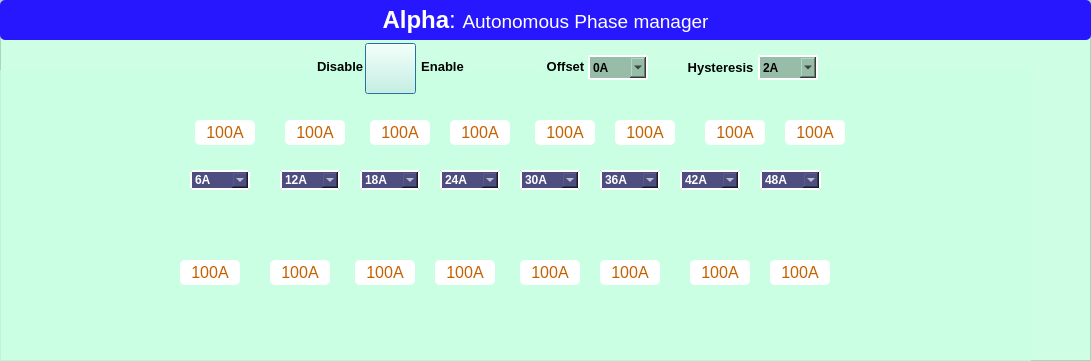
   <widget class="QFrame" name="frame_A">
    <property name="geometry">
     <rect>
      <x>0</x>
      <y>0</y>
      <width>1091</width>
      <height>361</height>
     </rect>
    </property>
    <property name="styleSheet">
     <string notr="true">background-color: rgba(201, 255, 226, 179);</string>
    </property>
    <property name="frameShape">
     <enum>QFrame::StyledPanel</enum>
    </property>
    <property name="frameShadow">
     <enum>QFrame::Raised</enum>
    </property>
    <widget class="QLabel" name="label_railA_main">
     <property name="geometry">
      <rect>
       <x>0</x>
       <y>0</y>
       <width>1091</width>
       <height>40</height>
      </rect>
     </property>
     <property name="font">
      <font>
       <family>Arial</family>
       <pointsize>18</pointsize>
      </font>
     </property>
     <property name="styleSheet">
      <string notr="true">background-color: rgb(38, 23, 255);
color: rgb(255, 255, 255);
border-radius:5px;</string>
     </property>
     <property name="text">
      <string>&lt;html&gt;&lt;head/&gt;&lt;body&gt;&lt;p&gt;&lt;span style=&quot; font-weight:600;&quot;&gt;Alpha&lt;/span&gt;: &lt;span style=&quot; font-size:14pt;&quot;&gt;Autonomous Phase manager&lt;/span&gt;&lt;/p&gt;&lt;/body&gt;&lt;/html&gt;</string>
     </property>
     <property name="alignment">
      <set>Qt::AlignCenter</set>
     </property>
    </widget>
    <widget class="QPushButton" name="pushButton_Enable_APD_railA">
     <property name="geometry">
      <rect>
       <x>365</x>
       <y>43</y>
       <width>51</width>
       <height>51</height>
      </rect>
     </property>
     <property name="mouseTracking">
      <bool>true</bool>
     </property>
     <property name="tabletTracking">
      <bool>true</bool>
     </property>
     <property name="styleSheet">
      <string notr="true">QPushButton{
border-image: url(:/D:/Au4592/Ampsemi/Main_Files/GUI_IMAGE/but0.png);
}


QPushButton::hover {
border-image: url(:/D:/Au4592/Ampsemi/Main_Files/GUI_IMAGE/but0_hover.png);
	}
</string>
     </property>
     <property name="text">
      <string/>
     </property>
     <property name="checkable">
      <bool>true</bool>
     </property>
     <property name="default">
      <bool>true</bool>
     </property>
    </widget>
    <widget class="QComboBox" name="comboBox_railA_coarse78">
     <property name="geometry">
      <rect>
       <x>680</x>
       <y>170</y>
       <width>60</width>
       <height>20</height>
      </rect>
     </property>
     <property name="styleSheet">
      <string notr="true">QComboBox{
font: 75 8pt &quot;MS Shell Dlg 2&quot;;
color: white;
background-color: rgb(77, 77, 127);
border-style:outset;
border-width:2px;
border-color:white;
font:bold;
border-radius:0px;
}

QListView {
background-color:lightgreen;
border-radius:0px;
}
</string>
     </property>
     <item>
      <property name="text">
       <string>42A</string>
      </property>
     </item>
     <item>
      <property name="text">
       <string>56A</string>
      </property>
     </item>
     <item>
      <property name="text">
       <string>70A</string>
      </property>
     </item>
     <item>
      <property name="text">
       <string>84A</string>
      </property>
     </item>
     <item>
      <property name="text">
       <string>98A</string>
      </property>
     </item>
     <item>
      <property name="text">
       <string>112A</string>
      </property>
     </item>
     <item>
      <property name="text">
       <string>140A</string>
      </property>
     </item>
     <item>
      <property name="text">
       <string>154A</string>
      </property>
     </item>
    </widget>
    <widget class="QComboBox" name="comboBox_railA_coarse67">
     <property name="geometry">
      <rect>
       <x>600</x>
       <y>170</y>
       <width>60</width>
       <height>20</height>
      </rect>
     </property>
     <property name="styleSheet">
      <string notr="true">QComboBox{
font: 75 8pt &quot;MS Shell Dlg 2&quot;;
color: white;
background-color: rgb(77, 77, 127);
border-style:outset;
border-width:2px;
border-color:white;
font:bold;
border-radius:0px;
}

QListView {
background-color:lightgreen;
border-radius:0px;
}
</string>
     </property>
     <item>
      <property name="text">
       <string>36A</string>
      </property>
     </item>
     <item>
      <property name="text">
       <string>48A</string>
      </property>
     </item>
     <item>
      <property name="text">
       <string>60A</string>
      </property>
     </item>
     <item>
      <property name="text">
       <string>72A</string>
      </property>
     </item>
     <item>
      <property name="text">
       <string>84A</string>
      </property>
     </item>
     <item>
      <property name="text">
       <string>96A</string>
      </property>
     </item>
     <item>
      <property name="text">
       <string>120A</string>
      </property>
     </item>
     <item>
      <property name="text">
       <string>132A</string>
      </property>
     </item>
    </widget>
    <widget class="QComboBox" name="comboBox_railA_coarse56">
     <property name="geometry">
      <rect>
       <x>520</x>
       <y>170</y>
       <width>60</width>
       <height>20</height>
      </rect>
     </property>
     <property name="styleSheet">
      <string notr="true">QComboBox{
font: 75 8pt &quot;MS Shell Dlg 2&quot;;
color: white;
background-color: rgb(77, 77, 127);
border-style:outset;
border-width:2px;
border-color:white;
font:bold;
border-radius:0px;
}

QListView {
background-color:lightgreen;
border-radius:0px;
}
</string>
     </property>
     <item>
      <property name="text">
       <string>30A</string>
      </property>
     </item>
     <item>
      <property name="text">
       <string>40A</string>
      </property>
     </item>
     <item>
      <property name="text">
       <string>50A</string>
      </property>
     </item>
     <item>
      <property name="text">
       <string>60A</string>
      </property>
     </item>
     <item>
      <property name="text">
       <string>70A</string>
      </property>
     </item>
     <item>
      <property name="text">
       <string>80A</string>
      </property>
     </item>
     <item>
      <property name="text">
       <string>100A</string>
      </property>
     </item>
     <item>
      <property name="text">
       <string>110A</string>
      </property>
     </item>
    </widget>
    <widget class="QComboBox" name="comboBox_railA_coarse34">
     <property name="geometry">
      <rect>
       <x>360</x>
       <y>170</y>
       <width>60</width>
       <height>20</height>
      </rect>
     </property>
     <property name="styleSheet">
      <string notr="true">QComboBox{
font: 75 8pt &quot;MS Shell Dlg 2&quot;;
color: white;
background-color: rgb(77, 77, 127);
border-style:outset;
border-width:2px;
border-color:white;
font:bold;
border-radius:0px;
}

QListView {
background-color:lightgreen;
border-radius:0px;
}
</string>
     </property>
     <item>
      <property name="text">
       <string>18A</string>
      </property>
     </item>
     <item>
      <property name="text">
       <string>24A</string>
      </property>
     </item>
     <item>
      <property name="text">
       <string>30A</string>
      </property>
     </item>
     <item>
      <property name="text">
       <string>36A</string>
      </property>
     </item>
     <item>
      <property name="text">
       <string>42A</string>
      </property>
     </item>
     <item>
      <property name="text">
       <string>48A</string>
      </property>
     </item>
     <item>
      <property name="text">
       <string>60A</string>
      </property>
     </item>
     <item>
      <property name="text">
       <string>66A</string>
      </property>
     </item>
    </widget>
    <widget class="QComboBox" name="comboBox_railA_coarse45">
     <property name="geometry">
      <rect>
       <x>440</x>
       <y>170</y>
       <width>60</width>
       <height>20</height>
      </rect>
     </property>
     <property name="styleSheet">
      <string notr="true">QComboBox{
font: 75 8pt &quot;MS Shell Dlg 2&quot;;
color: white;
background-color: rgb(77, 77, 127);
border-style:outset;
border-width:2px;
border-color:white;
font:bold;
border-radius:0px;
}

QListView {
background-color:lightgreen;
border-radius:0px;
}
</string>
     </property>
     <item>
      <property name="text">
       <string>24A</string>
      </property>
     </item>
     <item>
      <property name="text">
       <string>32A</string>
      </property>
     </item>
     <item>
      <property name="text">
       <string>40A</string>
      </property>
     </item>
     <item>
      <property name="text">
       <string>48A</string>
      </property>
     </item>
     <item>
      <property name="text">
       <string>56A</string>
      </property>
     </item>
     <item>
      <property name="text">
       <string>64A</string>
      </property>
     </item>
     <item>
      <property name="text">
       <string>80A</string>
      </property>
     </item>
     <item>
      <property name="text">
       <string>88A</string>
      </property>
     </item>
    </widget>
    <widget class="QComboBox" name="comboBox_railA_coarse89">
     <property name="geometry">
      <rect>
       <x>760</x>
       <y>170</y>
       <width>61</width>
       <height>20</height>
      </rect>
     </property>
     <property name="styleSheet">
      <string notr="true">QComboBox{
font: 75 8pt &quot;MS Shell Dlg 2&quot;;
color: white;
background-color: rgb(77, 77, 127);
border-style:outset;
border-width:2px;
border-color:white;
font:bold;
border-radius:0px;
}

QListView {
background-color:lightgreen;
border-radius:0px;
}
</string>
     </property>
     <item>
      <property name="text">
       <string>48A</string>
      </property>
     </item>
     <item>
      <property name="text">
       <string>64A</string>
      </property>
     </item>
     <item>
      <property name="text">
       <string>80A</string>
      </property>
     </item>
     <item>
      <property name="text">
       <string>96A</string>
      </property>
     </item>
     <item>
      <property name="text">
       <string>112A</string>
      </property>
     </item>
     <item>
      <property name="text">
       <string>128A</string>
      </property>
     </item>
     <item>
      <property name="text">
       <string>160A</string>
      </property>
     </item>
     <item>
      <property name="text">
       <string>176A</string>
      </property>
     </item>
    </widget>
    <widget class="QComboBox" name="comboBox_railA_coarse12">
     <property name="geometry">
      <rect>
       <x>190</x>
       <y>170</y>
       <width>60</width>
       <height>20</height>
      </rect>
     </property>
     <property name="styleSheet">
      <string notr="true">QComboBox{
font: 75 8pt &quot;MS Shell Dlg 2&quot;;
color: white;
background-color: rgb(77, 77, 127);
border-style:outset;
border-width:2px;
border-color:white;
font:bold;
border-radius:0px;
}

QListView {
background-color:lightgreen;
border-radius:0px;
}
</string>
     </property>
     <item>
      <property name="text">
       <string>6A</string>
      </property>
     </item>
     <item>
      <property name="text">
       <string>8A</string>
      </property>
     </item>
     <item>
      <property name="text">
       <string>10A</string>
      </property>
     </item>
     <item>
      <property name="text">
       <string>12A</string>
      </property>
     </item>
     <item>
      <property name="text">
       <string>14A</string>
      </property>
     </item>
     <item>
      <property name="text">
       <string>16A</string>
      </property>
     </item>
     <item>
      <property name="text">
       <string>20A</string>
      </property>
     </item>
     <item>
      <property name="text">
       <string>22A</string>
      </property>
     </item>
    </widget>
    <widget class="QComboBox" name="comboBox_railA_coarse23">
     <property name="geometry">
      <rect>
       <x>280</x>
       <y>170</y>
       <width>60</width>
       <height>20</height>
      </rect>
     </property>
     <property name="styleSheet">
      <string notr="true">QComboBox{
font: 75 8pt &quot;MS Shell Dlg 2&quot;;
color: white;
background-color: rgb(77, 77, 127);
border-style:outset;
border-width:2px;
border-color:white;
font:bold;
border-radius:0px;
}

QListView {
background-color:lightgreen;
border-radius:0px;
}
</string>
     </property>
     <item>
      <property name="text">
       <string>12A</string>
      </property>
     </item>
     <item>
      <property name="text">
       <string>16A</string>
      </property>
     </item>
     <item>
      <property name="text">
       <string>20A</string>
      </property>
     </item>
     <item>
      <property name="text">
       <string>24A</string>
      </property>
     </item>
     <item>
      <property name="text">
       <string>28A</string>
      </property>
     </item>
     <item>
      <property name="text">
       <string>32A</string>
      </property>
     </item>
     <item>
      <property name="text">
       <string>40A</string>
      </property>
     </item>
     <item>
      <property name="text">
       <string>44A</string>
      </property>
     </item>
    </widget>
    <widget class="QComboBox" name="comboBox_offset_railA">
     <property name="geometry">
      <rect>
       <x>588</x>
       <y>55</y>
       <width>60</width>
       <height>25</height>
      </rect>
     </property>
     <property name="styleSheet">
      <string notr="true">QComboBox{
font: 75 10pt &quot;MS Shell Dlg 2&quot;;
color: black;

	background-color: rgb(151, 188, 168);
border-style:outset;
border-width:2px;
border-color:white;
font:bold;
border-radius:0px;
}

QListView {
background-color:lightgreen;
border-radius:0px;
}
</string>
     </property>
     <item>
      <property name="text">
       <string>0A</string>
      </property>
     </item>
     <item>
      <property name="text">
       <string>2A</string>
      </property>
     </item>
     <item>
      <property name="text">
       <string>4A</string>
      </property>
     </item>
     <item>
      <property name="text">
       <string>6A</string>
      </property>
     </item>
    </widget>
    <widget class="QComboBox" name="comboBox_hysteresis_railA">
     <property name="geometry">
      <rect>
       <x>758</x>
       <y>55</y>
       <width>60</width>
       <height>25</height>
      </rect>
     </property>
     <property name="styleSheet">
      <string notr="true">QComboBox{
font: 75 10pt &quot;MS Shell Dlg 2&quot;;
color: black;

	background-color: rgb(151, 188, 168);
border-style:outset;
border-width:2px;
border-color:white;
font:bold;
border-radius:0px;
}

QListView {
background-color:lightgreen;
border-radius:0px;
}
</string>
     </property>
     <item>
      <property name="text">
       <string>2A</string>
      </property>
     </item>
     <item>
      <property name="text">
       <string>3A</string>
      </property>
     </item>
     <item>
      <property name="text">
       <string>4A</string>
      </property>
     </item>
     <item>
      <property name="text">
       <string>6A</string>
      </property>
     </item>
    </widget>
    <widget class="QLabel" name="label_DisableA">
     <property name="geometry">
      <rect>
       <x>317</x>
       <y>60</y>
       <width>47</width>
       <height>13</height>
      </rect>
     </property>
     <property name="font">
      <font>
       <family>Arial</family>
       <pointsize>10</pointsize>
       <weight>75</weight>
       <bold>true</bold>
      </font>
     </property>
     <property name="styleSheet">
      <string notr="true">color: rgb(0, 170, 127);
color: rgb(0, 0, 0);</string>
     </property>
     <property name="text">
      <string>Disable</string>
     </property>
    </widget>
    <widget class="QLabel" name="label_EnableA">
     <property name="geometry">
      <rect>
       <x>420</x>
       <y>60</y>
       <width>45</width>
       <height>13</height>
      </rect>
     </property>
     <property name="font">
      <font>
       <family>Arial</family>
       <pointsize>10</pointsize>
       <weight>75</weight>
       <bold>true</bold>
      </font>
     </property>
     <property name="styleSheet">
      <string notr="true">color: rgb(0, 170, 127);
color: rgb(0, 0, 0);</string>
     </property>
     <property name="text">
      <string>Enable</string>
     </property>
     <property name="alignment">
      <set>Qt::AlignCenter</set>
     </property>
    </widget>
    <widget class="QLabel" name="label_offsetA">
     <property name="geometry">
      <rect>
       <x>543</x>
       <y>60</y>
       <width>45</width>
       <height>13</height>
      </rect>
     </property>
     <property name="font">
      <font>
       <family>Arial</family>
       <pointsize>10</pointsize>
       <weight>75</weight>
       <bold>true</bold>
      </font>
     </property>
     <property name="styleSheet">
      <string notr="true">color: rgb(0, 170, 127);
color: rgb(0, 0, 0);</string>
     </property>
     <property name="text">
      <string>Offset</string>
     </property>
     <property name="alignment">
      <set>Qt::AlignCenter</set>
     </property>
    </widget>
    <widget class="QLabel" name="label_hysteresisA">
     <property name="geometry">
      <rect>
       <x>688</x>
       <y>60</y>
       <width>65</width>
       <height>15</height>
      </rect>
     </property>
     <property name="font">
      <font>
       <family>Arial</family>
       <pointsize>10</pointsize>
       <weight>75</weight>
       <bold>true</bold>
      </font>
     </property>
     <property name="styleSheet">
      <string notr="true">color: rgb(0, 170, 127);
color: rgb(0, 0, 0);</string>
     </property>
     <property name="text">
      <string>Hysteresis</string>
     </property>
     <property name="alignment">
      <set>Qt::AlignCenter</set>
     </property>
    </widget>
    <widget class="QLabel" name="label_railA_arrow_img">
     <property name="geometry">
      <rect>
       <x>0</x>
       <y>70</y>
       <width>1031</width>
       <height>291</height>
      </rect>
     </property>
     <property name="styleSheet">
      <string notr="true">image: url(:/D:/Au4592/Ampsemi/Main_Files/GUI_IMAGE/horizontal_arrowA.png);</string>
     </property>
     <property name="text">
      <string/>
     </property>
    </widget>
    <widget class="QLabel" name="label_display89_railA">
     <property name="geometry">
      <rect>
       <x>785</x>
       <y>120</y>
       <width>60</width>
       <height>25</height>
      </rect>
     </property>
     <property name="font">
      <font>
       <pointsize>12</pointsize>
      </font>
     </property>
     <property name="styleSheet">
      <string notr="true">background-color: rgb(255, 255, 255);
color: rgb(195, 97, 0);
border-radius:5px;
</string>
     </property>
     <property name="text">
      <string>100A</string>
     </property>
     <property name="alignment">
      <set>Qt::AlignCenter</set>
     </property>
    </widget>
    <widget class="QLabel" name="label_display78_railA">
     <property name="geometry">
      <rect>
       <x>705</x>
       <y>120</y>
       <width>60</width>
       <height>25</height>
      </rect>
     </property>
     <property name="font">
      <font>
       <pointsize>12</pointsize>
      </font>
     </property>
     <property name="styleSheet">
      <string notr="true">background-color: rgb(255, 255, 255);
color: rgb(195, 97, 0);
border-radius:5px;
</string>
     </property>
     <property name="text">
      <string>100A</string>
     </property>
     <property name="alignment">
      <set>Qt::AlignCenter</set>
     </property>
    </widget>
    <widget class="QLabel" name="label_display12_railA">
     <property name="geometry">
      <rect>
       <x>195</x>
       <y>120</y>
       <width>60</width>
       <height>25</height>
      </rect>
     </property>
     <property name="font">
      <font>
       <pointsize>12</pointsize>
      </font>
     </property>
     <property name="styleSheet">
      <string notr="true">background-color: rgb(255, 255, 255);
color: rgb(195, 97, 0);
border-radius:5px;
</string>
     </property>
     <property name="text">
      <string>100A</string>
     </property>
     <property name="alignment">
      <set>Qt::AlignCenter</set>
     </property>
    </widget>
    <widget class="QLabel" name="label_display23_railA">
     <property name="geometry">
      <rect>
       <x>285</x>
       <y>120</y>
       <width>60</width>
       <height>25</height>
      </rect>
     </property>
     <property name="font">
      <font>
       <pointsize>12</pointsize>
      </font>
     </property>
     <property name="styleSheet">
      <string notr="true">background-color: rgb(255, 255, 255);
color: rgb(195, 97, 0);
border-radius:5px;
</string>
     </property>
     <property name="text">
      <string>100A</string>
     </property>
     <property name="alignment">
      <set>Qt::AlignCenter</set>
     </property>
    </widget>
    <widget class="QLabel" name="label_display34_railA">
     <property name="geometry">
      <rect>
       <x>370</x>
       <y>120</y>
       <width>60</width>
       <height>25</height>
      </rect>
     </property>
     <property name="font">
      <font>
       <pointsize>12</pointsize>
      </font>
     </property>
     <property name="styleSheet">
      <string notr="true">background-color: rgb(255, 255, 255);
color: rgb(195, 97, 0);
border-radius:5px;
</string>
     </property>
     <property name="text">
      <string>100A</string>
     </property>
     <property name="alignment">
      <set>Qt::AlignCenter</set>
     </property>
    </widget>
    <widget class="QLabel" name="label_display45_railA">
     <property name="geometry">
      <rect>
       <x>450</x>
       <y>120</y>
       <width>60</width>
       <height>25</height>
      </rect>
     </property>
     <property name="font">
      <font>
       <pointsize>12</pointsize>
      </font>
     </property>
     <property name="styleSheet">
      <string notr="true">background-color: rgb(255, 255, 255);
color: rgb(195, 97, 0);
border-radius:5px;
</string>
     </property>
     <property name="text">
      <string>100A</string>
     </property>
     <property name="alignment">
      <set>Qt::AlignCenter</set>
     </property>
    </widget>
    <widget class="QLabel" name="label_display56_railA">
     <property name="geometry">
      <rect>
       <x>535</x>
       <y>120</y>
       <width>60</width>
       <height>25</height>
      </rect>
     </property>
     <property name="font">
      <font>
       <pointsize>12</pointsize>
      </font>
     </property>
     <property name="styleSheet">
      <string notr="true">background-color: rgb(255, 255, 255);
color: rgb(195, 97, 0);
border-radius:5px;
</string>
     </property>
     <property name="text">
      <string>100A</string>
     </property>
     <property name="alignment">
      <set>Qt::AlignCenter</set>
     </property>
    </widget>
    <widget class="QLabel" name="label_display67_railA">
     <property name="geometry">
      <rect>
       <x>615</x>
       <y>120</y>
       <width>60</width>
       <height>25</height>
      </rect>
     </property>
     <property name="font">
      <font>
       <pointsize>12</pointsize>
      </font>
     </property>
     <property name="styleSheet">
      <string notr="true">background-color: rgb(255, 255, 255);
color: rgb(195, 97, 0);
border-radius:5px;
</string>
     </property>
     <property name="text">
      <string>100A</string>
     </property>
     <property name="alignment">
      <set>Qt::AlignCenter</set>
     </property>
    </widget>
    <widget class="QLabel" name="label_displayH45_railA">
     <property name="geometry">
      <rect>
       <x>435</x>
       <y>260</y>
       <width>60</width>
       <height>25</height>
      </rect>
     </property>
     <property name="font">
      <font>
       <pointsize>12</pointsize>
      </font>
     </property>
     <property name="styleSheet">
      <string notr="true">background-color: rgb(255, 255, 255);
color: rgb(195, 97, 0);
border-radius:5px;
</string>
     </property>
     <property name="text">
      <string>100A</string>
     </property>
     <property name="alignment">
      <set>Qt::AlignCenter</set>
     </property>
    </widget>
    <widget class="QLabel" name="label_displayH67_railA">
     <property name="geometry">
      <rect>
       <x>600</x>
       <y>260</y>
       <width>60</width>
       <height>25</height>
      </rect>
     </property>
     <property name="font">
      <font>
       <pointsize>12</pointsize>
      </font>
     </property>
     <property name="styleSheet">
      <string notr="true">background-color: rgb(255, 255, 255);
color: rgb(195, 97, 0);
border-radius:5px;
</string>
     </property>
     <property name="text">
      <string>100A</string>
     </property>
     <property name="alignment">
      <set>Qt::AlignCenter</set>
     </property>
    </widget>
    <widget class="QLabel" name="label_displayH23_railA">
     <property name="geometry">
      <rect>
       <x>270</x>
       <y>260</y>
       <width>60</width>
       <height>25</height>
      </rect>
     </property>
     <property name="font">
      <font>
       <pointsize>12</pointsize>
      </font>
     </property>
     <property name="styleSheet">
      <string notr="true">background-color: rgb(255, 255, 255);
color: rgb(195, 97, 0);
border-radius:5px;
</string>
     </property>
     <property name="text">
      <string>100A</string>
     </property>
     <property name="alignment">
      <set>Qt::AlignCenter</set>
     </property>
    </widget>
    <widget class="QLabel" name="label_displayH89_railA">
     <property name="geometry">
      <rect>
       <x>770</x>
       <y>260</y>
       <width>60</width>
       <height>25</height>
      </rect>
     </property>
     <property name="font">
      <font>
       <pointsize>12</pointsize>
      </font>
     </property>
     <property name="styleSheet">
      <string notr="true">background-color: rgb(255, 255, 255);
color: rgb(195, 97, 0);
border-radius:5px;
</string>
     </property>
     <property name="text">
      <string>100A</string>
     </property>
     <property name="alignment">
      <set>Qt::AlignCenter</set>
     </property>
    </widget>
    <widget class="QLabel" name="label_displayH12_railA">
     <property name="geometry">
      <rect>
       <x>180</x>
       <y>260</y>
       <width>60</width>
       <height>25</height>
      </rect>
     </property>
     <property name="font">
      <font>
       <pointsize>12</pointsize>
      </font>
     </property>
     <property name="styleSheet">
      <string notr="true">background-color: rgb(255, 255, 255);
color: rgb(195, 97, 0);
border-radius:5px;
</string>
     </property>
     <property name="text">
      <string>100A</string>
     </property>
     <property name="alignment">
      <set>Qt::AlignCenter</set>
     </property>
    </widget>
    <widget class="QLabel" name="label_displayH34_railA">
     <property name="geometry">
      <rect>
       <x>355</x>
       <y>260</y>
       <width>60</width>
       <height>25</height>
      </rect>
     </property>
     <property name="font">
      <font>
       <pointsize>12</pointsize>
      </font>
     </property>
     <property name="styleSheet">
      <string notr="true">background-color: rgb(255, 255, 255);
color: rgb(195, 97, 0);
border-radius:5px;
</string>
     </property>
     <property name="text">
      <string>100A</string>
     </property>
     <property name="alignment">
      <set>Qt::AlignCenter</set>
     </property>
    </widget>
    <widget class="QLabel" name="label_displayH78_railA">
     <property name="geometry">
      <rect>
       <x>690</x>
       <y>260</y>
       <width>60</width>
       <height>25</height>
      </rect>
     </property>
     <property name="font">
      <font>
       <pointsize>12</pointsize>
      </font>
     </property>
     <property name="styleSheet">
      <string notr="true">background-color: rgb(255, 255, 255);
color: rgb(195, 97, 0);
border-radius:5px;
</string>
     </property>
     <property name="text">
      <string>100A</string>
     </property>
     <property name="alignment">
      <set>Qt::AlignCenter</set>
     </property>
    </widget>
    <widget class="QLabel" name="label_displayH56_railA">
     <property name="geometry">
      <rect>
       <x>520</x>
       <y>260</y>
       <width>60</width>
       <height>25</height>
      </rect>
     </property>
     <property name="font">
      <font>
       <pointsize>12</pointsize>
      </font>
     </property>
     <property name="styleSheet">
      <string notr="true">background-color: rgb(255, 255, 255);
color: rgb(195, 97, 0);
border-radius:5px;
</string>
     </property>
     <property name="text">
      <string>100A</string>
     </property>
     <property name="alignment">
      <set>Qt::AlignCenter</set>
     </property>
    </widget>
    <zorder>label_railA_main</zorder>
    <zorder>label_railA_arrow_img</zorder>
    <zorder>comboBox_railA_coarse89</zorder>
    <zorder>comboBox_railA_coarse12</zorder>
    <zorder>comboBox_railA_coarse23</zorder>
    <zorder>comboBox_railA_coarse34</zorder>
    <zorder>comboBox_railA_coarse45</zorder>
    <zorder>comboBox_railA_coarse56</zorder>
    <zorder>comboBox_railA_coarse67</zorder>
    <zorder>comboBox_railA_coarse78</zorder>
    <zorder>label_display89_railA</zorder>
    <zorder>label_display78_railA</zorder>
    <zorder>label_display12_railA</zorder>
    <zorder>label_display23_railA</zorder>
    <zorder>label_display34_railA</zorder>
    <zorder>label_display45_railA</zorder>
    <zorder>label_display56_railA</zorder>
    <zorder>label_display67_railA</zorder>
    <zorder>label_displayH45_railA</zorder>
    <zorder>label_displayH67_railA</zorder>
    <zorder>label_displayH23_railA</zorder>
    <zorder>label_displayH89_railA</zorder>
    <zorder>label_displayH12_railA</zorder>
    <zorder>label_displayH34_railA</zorder>
    <zorder>label_displayH78_railA</zorder>
    <zorder>label_displayH56_railA</zorder>
    <zorder>label_DisableA</zorder>
    <zorder>pushButton_Enable_APD_railA</zorder>
    <zorder>label_EnableA</zorder>
    <zorder>label_offsetA</zorder>
    <zorder>comboBox_offset_railA</zorder>
    <zorder>comboBox_hysteresis_railA</zorder>
    <zorder>label_hysteresisA</zorder>
   </widget>
